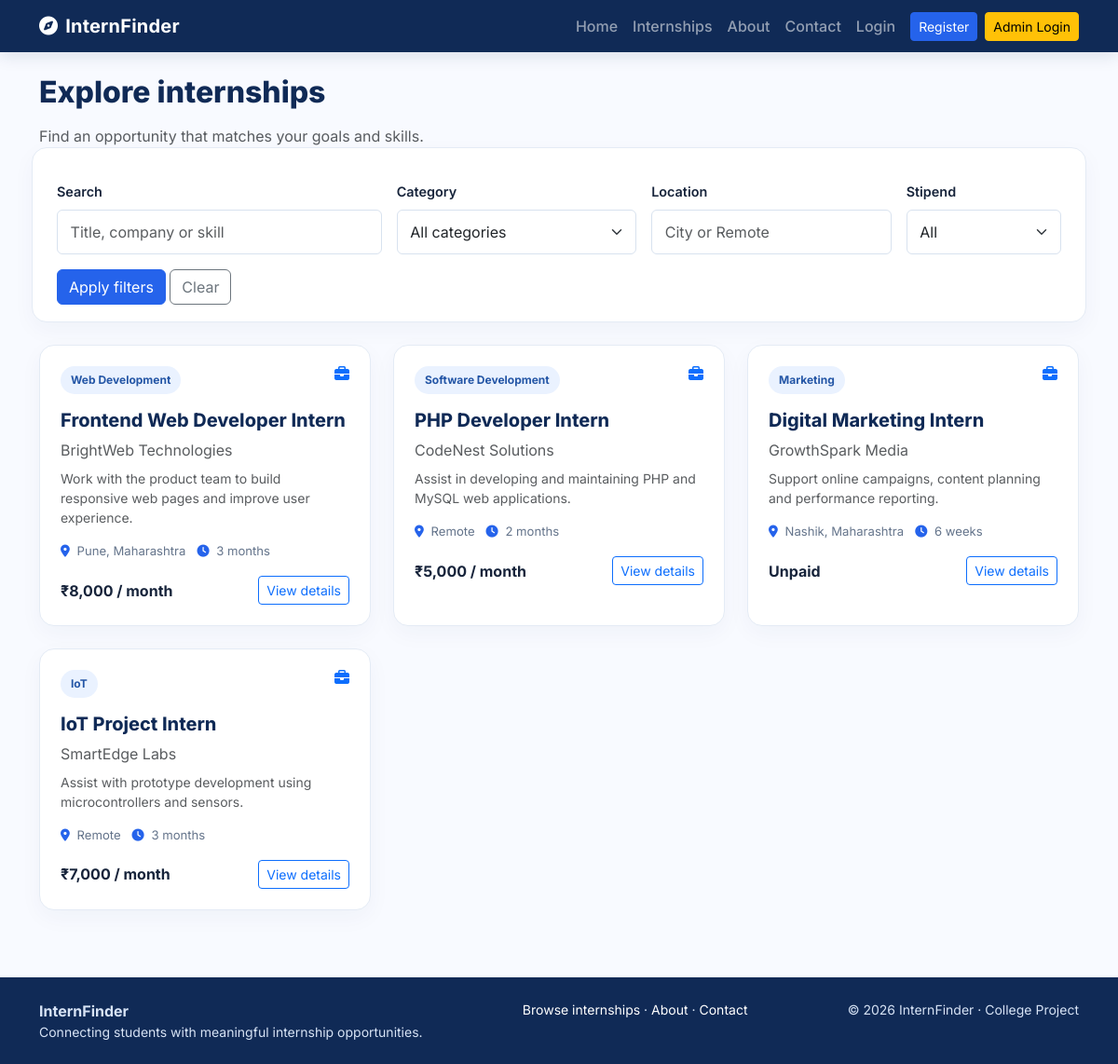
Page /internships.php on the committed database.
### tables this page shows
CREATE TABLE IF NOT EXISTS internships (
 id INT UNSIGNED AUTO_INCREMENT PRIMARY KEY,
 title VARCHAR(180) NOT NULL,
 company VARCHAR(180) NOT NULL,
 category VARCHAR(100) NOT NULL,
 description TEXT NOT NULL,
 required_skills TEXT,
 responsibilities TEXT,
 eligibility TEXT,
 location VARCHAR(160) NOT NULL,
 work_mode ENUM('Remote','On-site','Hybrid') NOT NULL DEFAULT 'On-site',
 duration VARCHAR(80) NOT NULL,
 stipend DECIMAL(10,2) NOT NULL DEFAULT 0,
 is_paid TINYINT(1) NOT NULL DEFAULT 0,
 deadline DATE NOT NULL,
 is_open TINYINT(1) NOT NULL DEFAULT 1,
 created_by INT UNSIGNED NULL,
 created_at TIMESTAMP DEFAULT CURRENT_TIMESTAMP,
 updated_at TIMESTAMP DEFAULT CURRENT_TIMESTAMP ON UPDATE CURRENT_TIMESTAMP,
 INDEX idx_open_deadline (is_open, deadline),
 INDEX idx_category (category),
 INDEX idx_title_company (title, company),
 CONSTRAINT fk_internship_admin FOREIGN KEY (created_by) REFERENCES admins(id) ON DELETE SET NULL
);

### includes/functions.php (called while the page is built, shortened)
<?php
function e($value): string { return htmlspecialchars((string)$value, ENT_QUOTES, 'UTF-8'); }
function money_label($amount, $paid): string {
    if (!$paid || (float)$amount <= 0) return 'Unpaid';
    return '₹'.number_format((float)$amount, 0).' / month';
}
function active_internship_sql(): string { return "is_open = 1 AND deadline >= CURDATE()"; }

### includes/internship-card.php (the view)
<div class="internship-card h-100"><div class="d-flex justify-content-between"><span class="badge-soft"><?= e($i['category']) ?></span><i class="fa-solid fa-briefcase text-primary"></i></div><h5 class="mt-3"><?= e($i['title']) ?></h5><div class="text-muted mb-2"><?= e($i['company']) ?></div><p class="small text-muted"><?= e(mb_strimwidth($i['description'],0,115,'…')) ?></p>
<div class="card-meta"><span><i class="fa fa-location-dot"></i> <?= e($i['location']) ?></span><span><i class="fa fa-clock"></i> <?= e($i['duration']) ?></span></div>
<div class="d-flex justify-content-between align-items-center mt-3"><strong><?= e(money_label($i['stipend'],$i['is_paid'])) ?></strong><a class="btn btn-outline-primary btn-sm" href="/InternFinder/internship-details.php?id=<?= (int)$i['id'] ?>">View details</a></div></div>

### includes/header.php (shortened to what this page needs)
<?php
require_once __DIR__ . '/functions.php';
$base = '/InternFinder';
?>
<!doctype html>
<html lang="en">
<head>
<link href="https://cdn.jsdelivr.net/npm/bootstrap@5.3.3/dist/css/bootstrap.min.css" rel="stylesheet">
<link href="https://cdnjs.cloudflare.com/ajax/libs/font-awesome/6.5.2/css/all.min.css" rel="stylesheet">
<link href="<?= $base ?>/assets/css/style.css" rel="stylesheet">
</head><body>
<nav class="navbar navbar-expand-lg navbar-dark site-nav">
<div class="container"><a class="navbar-brand fw-bold" href="<?= $base ?>/index.php"><i class="fa-solid fa-compass me-2"></i>InternFinder</a>
<div class="collapse navbar-collapse" id="mainNav"><ul class="navbar-nav ms-auto align-items-lg-center">
<li class="nav-item"><a class="nav-link" href="<?= $base ?>/index.php">Home</a></li>
<li class="nav-item"><a class="nav-link" href="<?= $base ?>/internships.php">Internships</a></li>
<li class="nav-item"><a class="nav-link" href="<?= $base ?>/about.php">About</a></li>
<li class="nav-item"><a class="nav-link" href="<?= $base ?>/contact.php">Contact</a></li>
<?php if (!empty($_SESSION['student_id'])): ?>
<li class="nav-item"><a class="nav-link" href="<?= $base ?>/student/dashboard.php">Dashboard</a></li>
<li class="nav-item"><a class="nav-link" href="<?= $base ?>/student/my-applications.php">My Applications</a></li>
<li class="nav-item"><a class="btn btn-light btn-sm ms-lg-2" href="<?= $base ?>/student/logout.php">Logout</a></li>
<?php elseif (!empty($_SESSION['admin_id'])): ?>
<li class="nav-item"><a class="nav-link" href="<?= $base ?>/admin/dashboard.php">Admin Panel</a></li>
<li class="nav-item"><a class="btn btn-light btn-sm ms-lg-2" href="<?= $base ?>/admin/logout.php">Logout</a></li>
<?php else: ?>
<li class="nav-item"><a class="nav-link" href="<?= $base ?>/student/login.php">Login</a></li>
<li class="nav-item"><a class="btn btn-primary btn-sm ms-lg-2" href="<?= $base ?>/student/register.php">Register</a></li>
<li class="nav-item">
    <a class="btn btn-warning btn-sm ms-lg-2"
       href="<?= $base ?>/admin/login.php">
       Admin Login
    </a>
</li>
<?php endif; ?>
</ul></div></div></nav>
<main class="container py-4"><?php show_flash(); ?>

### internships.php (shortened to what this page needs)
<?php
require_once __DIR__.'/includes/functions.php'; $pageTitle='Browse internships';
$q=trim($_GET['q']??''); $category=trim($_GET['category']??''); $location=trim($_GET['location']??''); $paid=$_GET['paid']??'';
$sql="SELECT * FROM internships WHERE ".active_internship_sql(); $params=[];
$sql.=" ORDER BY created_at DESC"; $st=$pdo->prepare($sql); $st->execute($params); $items=$st->fetchAll();
include __DIR__.'/includes/header.php';
?>
<h1 class="page-title">Explore internships</h1><p class="text-muted">Find an opportunity that matches your goals and skills.</p>
<form class="filter-panel row g-3 mb-4" method="get"><div class="col-md-4"><label class="form-label">Search</label><input class="form-control" name="q" value="<?= e($q) ?>" placeholder="Title, company or skill"></div>
<div class="col-md-3"><label class="form-label">Category</label><select class="form-select" name="category"><option value="">All categories</option></select></div>
<div class="col-md-3"><label class="form-label">Location</label><input class="form-control" name="location" value="<?= e($location) ?>" placeholder="City or Remote"></div>
<div class="col-md-2"><label class="form-label">Stipend</label><select class="form-select" name="paid"><option value="">All</option></select></div>
<div class="col-12"><button class="btn btn-primary">Apply filters</button> <a class="btn btn-outline-secondary" href="/InternFinder/internships.php">Clear</a></div></form>
<div class="row g-4"><?php foreach($items as $i): ?><div class="col-md-6 col-lg-4"><?php include __DIR__.'/includes/internship-card.php'; ?></div><?php endforeach; ?><?php if(!$items): ?><div class="col-12"><div class="empty-state">No internships match your filters.</div></div><?php endif; ?></div>
<?php include __DIR__.'/includes/footer.php'; ?>

### includes/footer.php (shortened to what this page needs)
</main>
<footer class="footer mt-5"><div class="container py-4 d-flex flex-column flex-md-row justify-content-between gap-2">
<div><strong>InternFinder</strong><div class="small">Connecting students with meaningful internship opportunities.</div></div>
<div class="small"><a href="/InternFinder/internships.php">Browse internships</a> · <a href="/InternFinder/about.php">About</a> · <a href="/InternFinder/contact.php">Contact</a></div>
<div class="small">© <?= date('Y') ?> InternFinder · College Project</div></div></footer>
<script src="/InternFinder/assets/js/script.js"></script></body></html>

### assets/css/style.css (style rules this page uses)
:root { --navy:#102a56;--blue:#2563eb;--pale:#eef5ff;--ink:#17243b;--muted:#64748b }
* { box-sizing:border-box }
body { font-family:Inter,Arial,sans-serif;color:var(--ink);background:#f8faff;min-height:100vh }
.site-nav { background:var(--navy);box-shadow:0 4px 18px #102a5620 }
.navbar-brand { letter-spacing:.2px }
.nav-link { font-weight:500 }
.page-title { font-size:2rem;font-weight:800;color:var(--navy);margin-bottom:1rem }
.internship-card,.info-card,.form-card,.detail-panel,.panel,.filter-panel { background:white;border:1px solid #e4ebf5;border-radius:16px;padding:22px;box-shadow:0 8px 25px #15345b0a }
.internship-card { transition:.2s }
.internship-card h5 { font-weight:750;color:var(--navy) }
.badge-soft { background:#eaf2ff;color:#2456a6;border-radius:30px;padding:6px 11px;font-size:.75rem;font-weight:700 }
.card-meta { display:flex;gap:12px;flex-wrap:wrap;color:var(--muted);font-size:.82rem }
.card-meta i { color:var(--blue);margin-right:4px }
.btn-primary { background:var(--blue);border-color:var(--blue) }
.form-label { font-weight:600;font-size:.9rem }
.form-control,.form-select { padding:.7rem .85rem;border-color:#d8e2ef }
.footer { background:#102a56;color:#d7e3f5 }
.footer a { color:#fff;text-decoration:none }
.filter-panel { padding:18px }

### rows in the picture
internships: category "Web Development", title "Frontend Web Developer Intern", company "BrightWeb Technologies", description "Work with the product team to build responsive web pages and improve user experience.", location "Pune, Maharashtra", duration "3 months", money_label($i['stipend'],$i['is_paid']) "₹8,000 / month"
internships: category "Software Development", title "PHP Developer Intern", company "CodeNest Solutions", description "Assist in developing and maintaining PHP and MySQL web applications.", location "Remote", duration "2 months", money_label($i['stipend'],$i['is_paid']) "₹5,000 / month"
internships: category "Marketing", title "Digital Marketing Intern", company "GrowthSpark Media", description "Support online campaigns, content planning and performance reporting.", location "Nashik, Maharashtra", duration "6 weeks", money_label($i['stipend'],$i['is_paid']) "Unpaid"
internships: category "IoT", title "IoT Project Intern", company "SmartEdge Labs", description "Assist with prototype development using microcontrollers and sensors.", location "Remote", duration "3 months", money_label($i['stipend'],$i['is_paid']) "₹7,000 / month"
